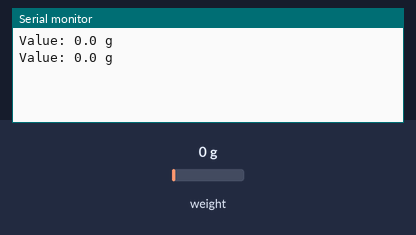
Bench run of a sketch on a simulated Arduino Uno, built with avr-gcc and run on an emulated ATmega328P. Shown: the last lines printed to the serial monitor. Inputs (shaded band) come from the test bench; at power-on: weight on the scale 0 g.

Above: at 2.2 s.
2.3 s: weight on the scale set to 100 g
At 3.6 s:
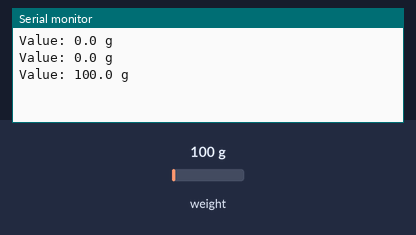
3.8 s: weight on the scale set to 1250 g
At 5.2 s:
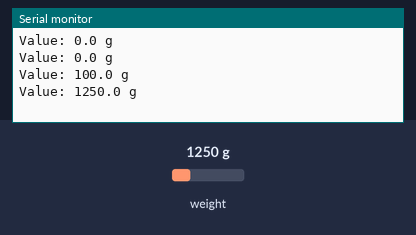
Timing chart, 0 to 6.8 s (numbered marks = the images above; inputs shaded):
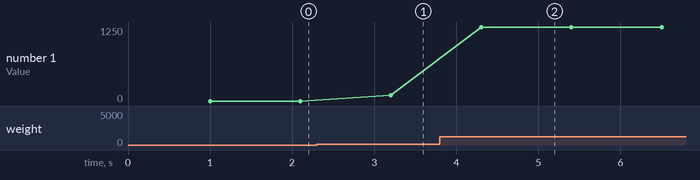

The sketch:

loadcell.ino
```cpp
#include "HX711.h"

#define calibration_factor -600//-7050.0 //This value is obtained using the SparkFun_HX711_Calibration sketch

#define DOUT  3
#define CLK  2

HX711 scale;

void setup() {
  Serial.begin(9600);

  scale.begin(DOUT, CLK);
  scale.set_scale(calibration_factor); //This value is obtained by using the SparkFun_HX711_Calibration sketch
  scale.tare(); //Assuming there is no weight on the scale at start up, reset the scale to 0
}

void loop() {
  Serial.print("Value: ");
  Serial.print(scale.get_units(), 1); //scale.get_units() returns a float
  Serial.print(" g"); //You can change this to kg but you'll need to refactor the calibration_factor
  Serial.println();
  delay(1000);
}
```

Measured:
- after the input at 2.3 s, the serial monitor: prints a new line after 0.90 s (image 1)
- after the input at 3.8 s, the serial monitor: prints a new line after 0.50 s (image 2)
- plotted number 1: 0 → 100 after the input at 2.3 s, 100 → 1250 after the input at 3.8 s
